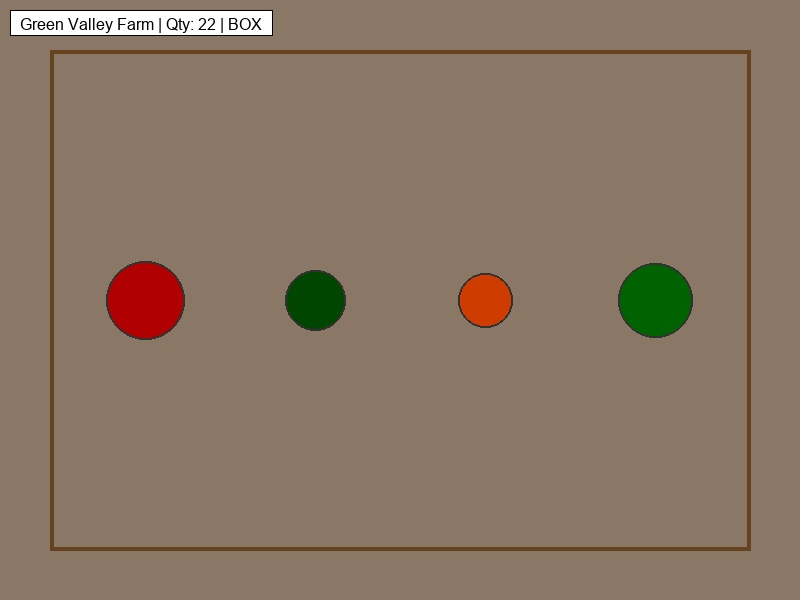
#> input picture data/yolo_dataset/images/test/img_0085.jpg, 800 x 600 px
$ python condition_assessment.py ../../data/yolo_dataset/images/test/img_0085.jpg ../../data/yolo_dataset/images/test/img_0086.jpg   (older library calls are emulated)
#> lines starting #> are read from the running program, lines starting #| are printed output that depends on the picture; after the words box and inside, x2 and y2 are one past the last pixel; in counts of white or black regions, pixels touching at a corner belong together
"""
Advanced Condition Assessment Module.

This module provides detailed condition assessment for logistics products:
- Damage detection (bruises, cuts, mold)
- Freshness estimation (color analysis)
- Condition scoring (0-100)
- Multi-product handling
"""

from enum import Enum
from typing import Any, Dict, List, Optional, Tuple

import cv2
import numpy as np


class DamageType(Enum):
    """Types of detectable damage."""

    BRUISED = "bruised"
    CUT = "cut"
    MOLD = "mold"
    WET = "wet"
    WITHERED = "withered"
    DISCOLORED = "discolored"


class ConditionAssessorAdvanced:
    """
    Advanced condition assessment using computer vision.

    Provides detailed analysis including:
    - Damage type detection
    - Freshness scoring
    - Color-based quality assessment
    """

    # Color ranges for freshness assessment (HSV)
    FRESHNESS_RANGES = {
        # Green vegetables (lettuce, cabbage, etc.)
        "green_vegetable": {
            "hue_low": 35,
            "hue_high": 85,
            "saturation_low": 50,
            "saturation_high": 255,
            "value_low": 50,
            "value_high": 255,
        },
        # Red produce (tomatoes, peppers)
        "red_produce": {
            "hue_low": 0,
            "hue_high": 15,
            "saturation_low": 100,
            "saturation_high": 255,
            "value_low": 50,
            "value_high": 255,
        },
        # Yellow/orange produce (citrus, corn)
        "yellow_produce": {
            "hue_low": 20,
            "hue_high": 35,
            "saturation_low": 100,
            "saturation_high": 255,
            "value_low": 100,
            "value_high": 255,
        },
    }

    # Damage detection thresholds
    DAMAGE_THRESHOLDS = {
        "dark_spot_value": 60,  # Values below this are considered dark spots
        "dark_spot_area_ratio": 0.05,  # Minimum area ratio for damage
        "color_deviation": 30,  # Hue deviation from expected
    }

    def __init__(self, config: Optional[Dict[str, Any]] = None):
        """
        Initialize the condition assessor.

        Args:
            config: Configuration dictionary
        """
        self.config = config or {}
        self.default_product_type = self.config.get("product_type", "generic")

    def assess(self, image: np.ndarray, product_type: str = None) -> Dict[str, Any]:
        """
        Perform full condition assessment.

        Args:
            image: Product ROI image (BGR)
            product_type: Type of product for specific analysis

        Returns:
            Comprehensive assessment result
        """
        # Convert to HSV for color analysis
        hsv = cv2.cvtColor(image, cv2.COLOR_BGR2HSV)

        # Run all assessments
        damage_analysis = self._analyze_damage(image, hsv)
        freshness_analysis = self._analyze_freshness(hsv, product_type or self.default_product_type)
        texture_analysis = self._analyze_texture(image)
        color_distribution = self._analyze_color_distribution(hsv)

        # Calculate overall score
        scores = {
            "damage_score": damage_analysis["score"],
            "freshness_score": freshness_analysis["score"],
            "texture_score": texture_analysis["score"],
        }

        # Weighted average (damage is most important)
        overall_score = int(scores["damage_score"] * 0.4 + scores["freshness_score"] * 0.35 + scores["texture_score"] * 0.25)

        # Map to condition category
        condition = self._score_to_condition(overall_score)

        return {
            "condition": condition,
            "score": overall_score,
            "scores_breakdown": scores,
            "damage": damage_analysis,
            "freshness": freshness_analysis,
            "texture": texture_analysis,
            "color_distribution": color_distribution,
            "recommendations": self._generate_recommendations(scores, damage_analysis),
        }

    def _analyze_damage(self, image: np.ndarray, hsv: np.ndarray) -> Dict[str, Any]:
        """Analyze image for damage indicators."""
        damage_details = []
        damage_score = 100

        # 1. Detect dark spots (mold, rot)
        dark_mask = cv2.inRange(hsv, (0, 0, 0), (180, 255, self.DAMAGE_THRESHOLDS["dark_spot_value"]))
        dark_ratio = np.sum(dark_mask > 0) / dark_mask.size

        if dark_ratio > self.DAMAGE_THRESHOLDS["dark_spot_area_ratio"]:
            damage_score -= int(dark_ratio * 50)
            damage_details.append(
                {
                    "type": DamageType.MOLD.value,
                    "severity": "high" if dark_ratio > 0.1 else "medium",
                    "area_ratio": float(dark_ratio),
                }
            )

        # 2. Detect unusual color regions (bruises)
        gray = cv2.cvtColor(image, cv2.COLOR_BGR2GRAY)
        blur = cv2.GaussianBlur(gray, (5, 5), 0)

        # Find regions with unusual brightness
        _, light_mask = cv2.threshold(blur, 240, 255, cv2.THRESH_BINARY)
        _, dark_mask2 = cv2.threshold(blur, 40, 255, cv2.THRESH_BINARY)

        light_ratio = np.sum(light_mask > 0) / light_mask.size
        dark_ratio2 = np.sum(dark_mask2 > 0) / dark_mask2.size

        if light_ratio > 0.15:
            damage_score -= 15
            damage_details.append(
                {
                    "type": DamageType.BRUISED.value,
                    "severity": "medium",
                    "indicator": "unusual_light_regions",
                }
            )

        if dark_ratio2 > 0.15:
            damage_score -= 15
            damage_details.append(
                {
                    "type": DamageType.DISCOLORED.value,
                    "severity": "medium",
                    "indicator": "unusual_dark_regions",
                }
            )

        # 3. Edge-based cut detection
        edges = cv2.Canny(gray, 50, 150)
        edge_density = np.sum(edges > 0) / edges.size

        # High edge density inside product may indicate cuts
        if edge_density > 0.3:
            damage_score -= 10
            damage_details.append(
                {
                    "type": DamageType.CUT.value,
                    "severity": "low",
                    "indicator": "high_edge_density",
                }
            )

        return {
            "score": max(damage_score, 0),
            "detected_damages": damage_details,
            "dark_region_ratio": float(dark_ratio),
        }

    def _analyze_freshness(self, hsv: np.ndarray, product_type: str) -> Dict[str, Any]:
        """Analyze freshness based on color properties."""
        # Get expected color range for product type
        range_key = (
            "green_vegetable"
            if "green" in product_type.lower()
            else (
                "red_produce"
                if "red" in product_type.lower()
                else "yellow_produce" if "yellow" in product_type.lower() else "green_vegetable"
            )
        )  # Default

        expected = self.FRESHNESS_RANGES.get(range_key, self.FRESHNESS_RANGES["green_vegetable"])

        # Create mask for expected color range
        lower = np.array([expected["hue_low"], expected["saturation_low"], expected["value_low"]], dtype=np.uint8)
        upper = np.array([expected["hue_high"], expected["saturation_high"], expected["value_high"]], dtype=np.uint8)

        mask = cv2.inRange(hsv, lower, upper)
        color_ratio = np.sum(mask > 0) / mask.size

        # Calculate saturation and value averages for colored regions
        colored_pixels = hsv[mask > 0]
        if len(colored_pixels) > 0:
            avg_saturation = np.mean(colored_pixels[:, 1])
            avg_value = np.mean(colored_pixels[:, 2])
        else:
            avg_saturation = 0
            avg_value = 0

        # Calculate freshness score
        freshness_score = 100

        # Color ratio indicates freshness (more vibrant = fresher)
        freshness_score -= int((1 - color_ratio) * 30)

        # Saturation affects freshness (too low = faded)
        if avg_saturation < 100:
            freshness_score -= int((100 - avg_saturation) / 100 * 20)

        # Value affects freshness (too dark = wilting, too light = overripe)
        if avg_value < 80:
            freshness_score -= 10
        elif avg_value > 230:
            freshness_score -= 5

        return {
            "score": max(freshness_score, 0),
            "color_ratio": float(color_ratio),
            "avg_saturation": float(avg_saturation),
            "avg_value": float(avg_value),
            "product_category": range_key,
        }

    def _analyze_texture(self, image: np.ndarray) -> Dict[str, Any]:
        """Analyze texture for wilting/withered detection."""
        gray = cv2.cvtColor(image, cv2.COLOR_BGR2GRAY)

        # Laplacian variance for texture analysis
        laplacian = cv2.Laplacian(gray, cv2.CV_64F)
        texture_variance = np.var(laplacian)

        # Normalize variance (higher = more texture = fresher for most produce)
        texture_score = min(texture_variance / 100, 100)

        # Detect smoothness (wilting = smoother surface)
        blur = cv2.GaussianBlur(gray, (15, 15), 0)
        diff = cv2.absdiff(gray, blur)
        smoothness = np.mean(diff)

        # High smoothness may indicate wilting
        if smoothness < 20:
            texture_score = min(texture_score, 60)

        return {
            "score": int(texture_score),
            "texture_variance": float(texture_variance),
            "smoothness": float(smoothness),
        }

    def _analyze_color_distribution(self, hsv: np.ndarray) -> Dict[str, Any]:
        """Analyze color distribution for quality assessment."""
        # Calculate hue histogram
        hist = cv2.calcHist([hsv], [0], None, [180], [0, 180])
        hist_norm = cv2.normalize(hist, hist).flatten()

        # Find dominant hue regions
        peaks = []
        for i in range(0, 180, 10):
            if hist_norm[i] > 0.1:
                peaks.append({"hue_range": f"{i}-{i + 10}", "relative_intensity": float(hist_norm[i])})

        # Calculate color uniformity
        color_uniformity = 1 - np.std(hist_norm)

        return {
            "dominant_hues": peaks[:5],  # Top 5 peaks
            "color_uniformity": float(color_uniformity),
            "histogram": hist_norm.tolist(),
        }

    def _score_to_condition(self, score: int) -> str:
        """Map numeric score to condition category."""
        if score >= 90:
            return "excellent"
        elif score >= 75:
            return "good"
        elif score >= 50:
            return "fair"
        elif score >= 25:
            return "poor"
        else:
            return "damaged"

    def _generate_recommendations(self, scores: Dict[str, float], damage_analysis: Dict[str, Any]) -> List[str]:
        """Generate actionable recommendations based on assessment."""
        recommendations = []

        if scores["damage_score"] < 70:
            recommendations.append("Inspect for visible damage before shipping")

        if scores["freshness_score"] < 70:
            recommendations.append("Consider expedited shipping due to freshness concerns")

        if scores["texture_score"] < 60:
            recommendations.append("Check for wilting; may need humidity adjustment")

        damage_types = [d["type"] for d in damage_analysis.get("detected_damages", [])]
        if DamageType.MOLD.value in damage_types:
            recommendations.append("HIGH PRIORITY: Potential mold detected - isolate affected items")

        return recommendations


class MultiProductAssessor:
    """
    Assess conditions for multiple products in a single image.

    Handles mixed crates with different product types.
    """

    # [99 lines left out: functions __init__, assess_products, aggregate_assessments, not called in this run]


# Convenience functions
def assess_condition(
    image: np.ndarray,
    product_type: str = None,
    config: Dict[str, Any] = None,
) -> Dict[str, Any]:
    """
    Quick function to assess product condition.

    Args:
        image: Product ROI image
        product_type: Type of product
        config: Optional configuration

    Returns:
        Condition assessment result
    """
    assessor = ConditionAssessorAdvanced(config)
    return assessor.assess(image, product_type)


if __name__ == "__main__":
    # Example usage
    import sys

    if len(sys.argv) < 2:
        print("Usage: python condition_assessment.py <image_path> [product_type]")
        sys.exit(1)

    image_path = sys.argv[1]
    product_type = sys.argv[2] if len(sys.argv) > 2 else None

    image = cv2.imread(image_path)
#> image is the input picture: shape (600, 800, 3); mean B, G, R 99.2, 117.2, 136.7
    if image is None:
        print(f"Error: Could not load image {image_path}")
        sys.exit(1)

    result = assess_condition(image, product_type)
#> in _analyze_damage, `dark_mask = cv2.inRange(hsv, (0, 0, 0), (180, 255, self.DAMAGE_THRESHO..`:
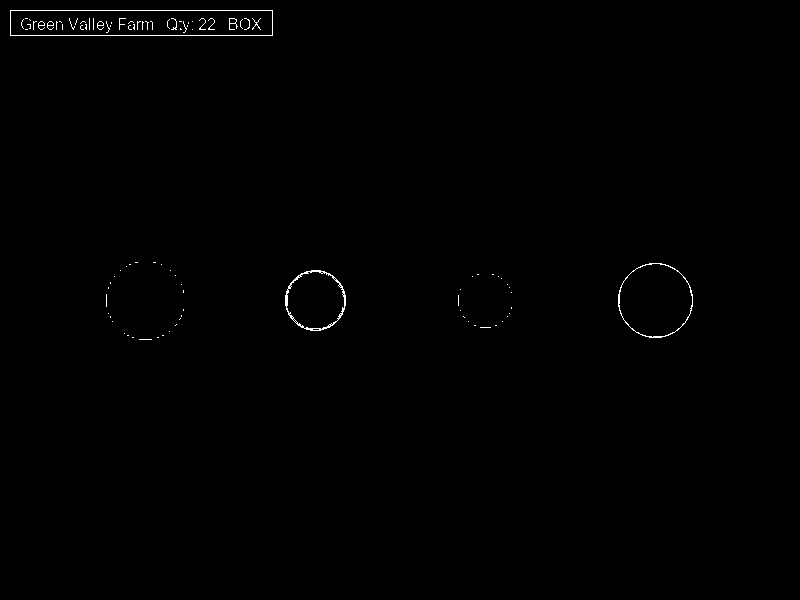
#> dark_mask: shape (600, 800); 0.39% white in thin lines or dots, all inside (x1, y1, x2, y2) = (10, 10, 693, 340)
#> in _analyze_damage, `dark_ratio = np.sum(dark_mask > 0) / dark_mask.size`: dark_ratio = 0.00389
#> in _analyze_damage, `gray = cv2.cvtColor(image, cv2.COLOR_BGR2GRAY)`:
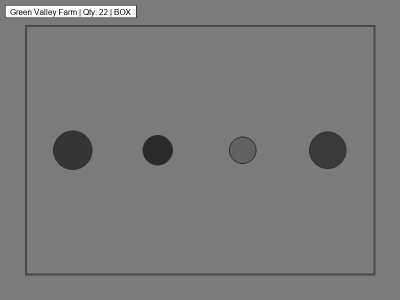
#> gray: shape (600, 800) (shown at 1/2 size); min 0, max 255, mean 121.2
#> in _analyze_damage, `_, light_mask = cv2.threshold(blur, 240, 255, cv2.THRESH_BINARY)`:
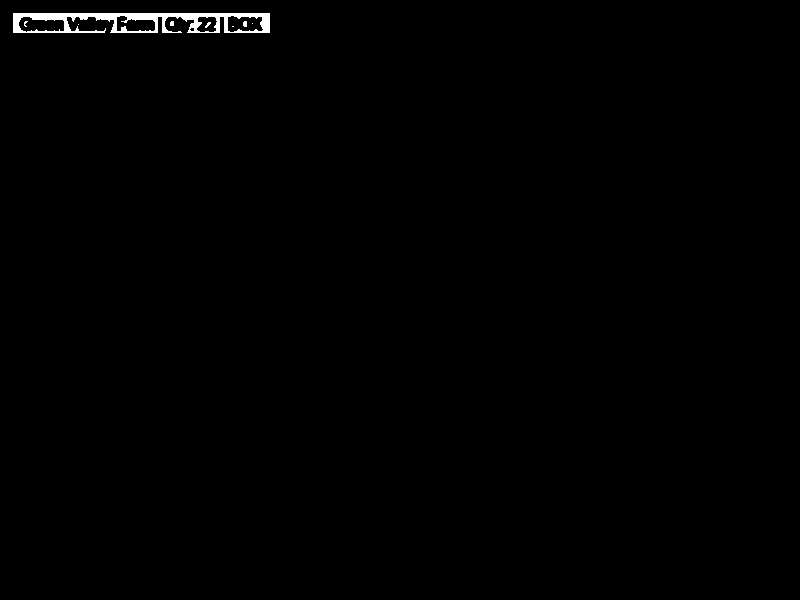
#> light_mask: shape (600, 800); 0.55% white; 8 white regions (6 under 20 px), largest, box (x1, y1, x2, y2) and area: (13, 13, 270, 33) 2551, (243, 21, 247, 27) 22
#> in _analyze_damage, `light_ratio = np.sum(light_mask > 0) / light_mask.size`: light_ratio = 0.00547
#> in _analyze_damage, `dark_ratio2 = np.sum(dark_mask2 > 0) / dark_mask2.size`: dark_ratio2 = 1
#> in _analyze_damage, `edges = cv2.Canny(gray, 50, 150)`:
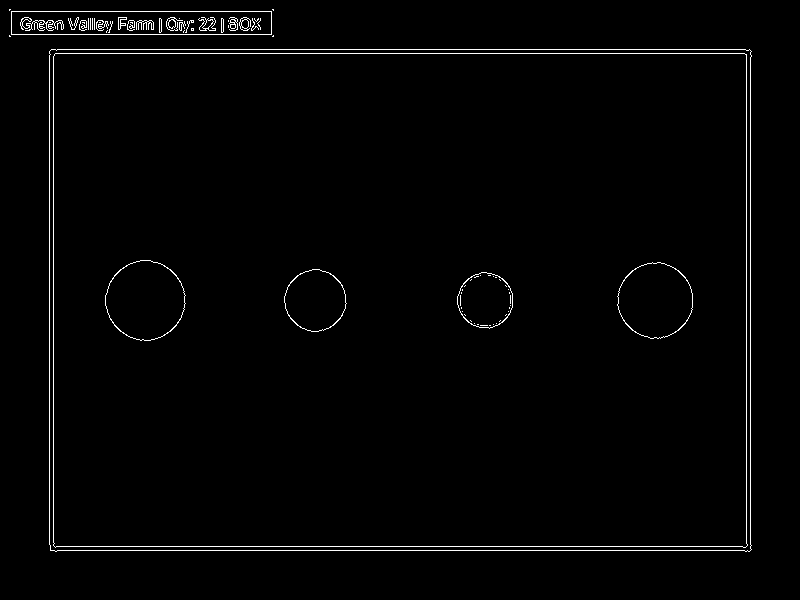
#> edges: shape (600, 800); 1.5% white in thin lines or dots, all inside (x1, y1, x2, y2) = (9, 9, 752, 552)
#> in _analyze_damage, `edge_density = np.sum(edges > 0) / edges.size`: edge_density = 0.0154
#> in assess, `damage_analysis = self._analyze_damage(image, hsv)`: damage_analysis = 3 items
#> in _analyze_freshness, `mask = cv2.inRange(hsv, lower, upper)`:
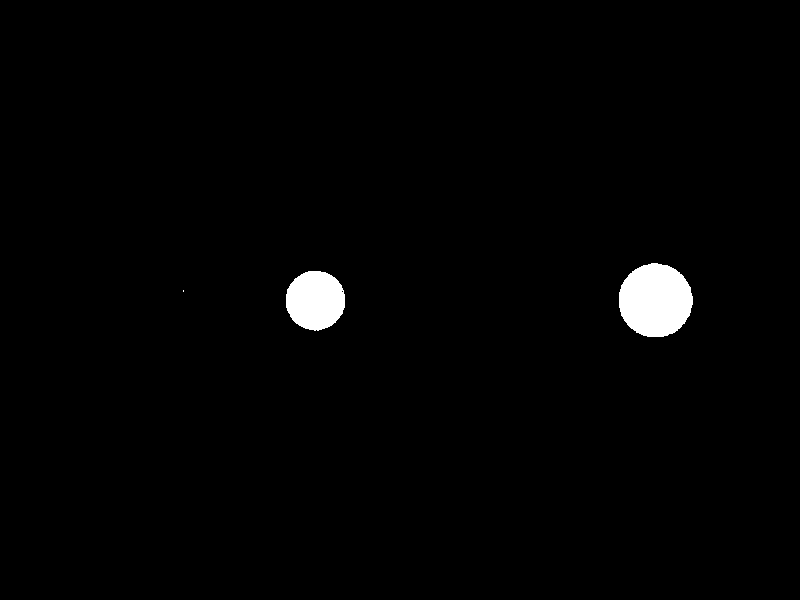
#> mask: shape (600, 800); 1.5% white; 3 white regions (1 under 20 px), largest, box (x1, y1, x2, y2) and area: (619, 263, 693, 337) 4297, (286, 271, 345, 331) 2789
#> in _analyze_freshness, `color_ratio = np.sum(mask > 0) / mask.size`: color_ratio = 0.0148
#> in _analyze_freshness, `avg_saturation = np.mean(colored_pixels[:, 1])`: avg_saturation = 238.6
#> in _analyze_freshness, `avg_value = np.mean(colored_pixels[:, 2])`: avg_value = 84.04
#> in _analyze_freshness, `freshness_score -= int((1 - color_ratio) * 30)`: freshness_score = 71
#> in assess, `freshness_analysis = self._analyze_freshness(hsv, product_type or self..`: freshness_analysis = {'score': 71, 'color_ratio': 0.0148, 'avg_saturation': 238.6, 'avg_value': 84.04, 'product_category': 'green_vegetable'}
#> in _analyze_texture, `laplacian = cv2.Laplacian(gray, cv2.CV_64F)`:
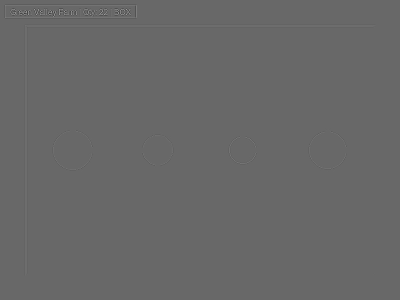
#> laplacian: shape (600, 800) float64 (shown at 1/2 size); min -602, max 869, mean 0; drawn with min black and max white
#> in _analyze_texture, `texture_variance = np.var(laplacian)`: texture_variance = 703.2
#> in _analyze_texture, `texture_score = min(texture_variance / 100, 100)`: texture_score = 7.03
#> in _analyze_texture, `diff = cv2.absdiff(gray, blur)`:
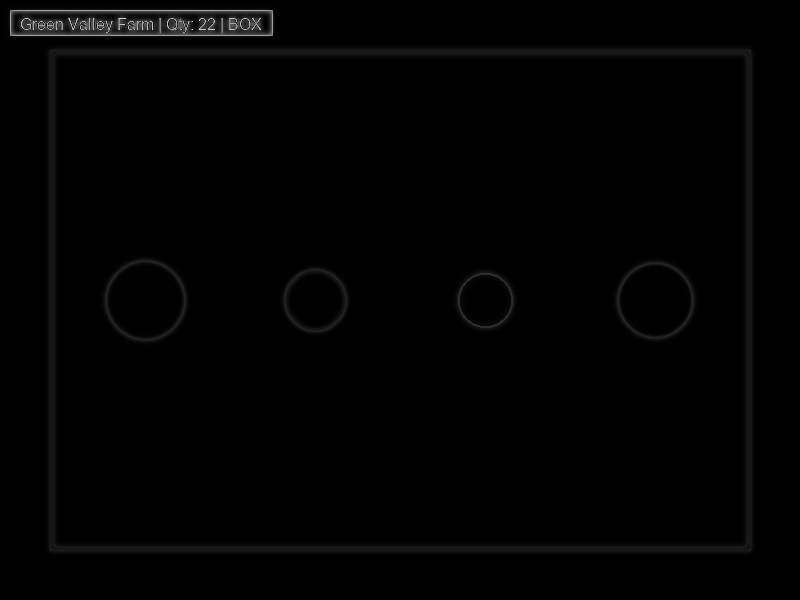
#> diff: shape (600, 800); min 0, max 237, mean 2.1
#> in _analyze_texture, `smoothness = np.mean(diff)`: smoothness = 2.14
#> in assess, `texture_analysis = self._analyze_texture(image)`: texture_analysis = {'score': 7, 'texture_variance': 703.2, 'smoothness': 2.14}
#> in _analyze_color_distribution, `hist = cv2.calcHist([hsv], [0], None, [180], [0, 180])`: hist = 180 values, max 427079 at index 14, min 0 at index 31, mean 2666.7
#> in _analyze_color_distribution, `hist_norm = cv2.normalize(hist, hist).flatten()`: hist_norm = 180 values, max 0.999 at index 14, min 0 at index 31, mean 0.00624
#> after the loop in _analyze_color_distribution, `for i in range(0, 180, 10):`: peaks = []
#> in _analyze_color_distribution, `color_uniformity = 1 - np.std(hist_norm)`: color_uniformity = 0.926
#> in assess, `color_distribution = self._analyze_color_distribution(hsv)`: color_distribution = 3 items
#> in assess, `scores = { "damage_score": damage_analysis["score"], "freshness_score"..`: scores = {'damage_score': 85, 'freshness_score': 71, 'texture_score': 7}
#> in assess, `overall_score = int(scores["damage_score"] * 0.4 + scores["freshness_s..`: overall_score = 60
#> in assess, `condition = self._score_to_condition(overall_score)`: condition = 'fair'
#> in _generate_recommendations, `damage_types = [d["type"] for d in damage_analysis.get("detected_damag..`: damage_types = ['discolored']
#> result = 8 items

    print(f"Condition: {result['condition']}")
#| Condition: fair
    print(f"Score: {result['score']}/100")
#| Score: 60/100
    print("Breakdown:")
    print(f"  Damage: {result['scores_breakdown']['damage_score']}")
#|   Damage: 85
    print(f"  Freshness: {result['scores_breakdown']['freshness_score']}")
#|   Freshness: 71
    print(f"  Texture: {result['scores_breakdown']['texture_score']}")
#|   Texture: 7

    if result["recommendations"]:
        print("Recommendations:")
        for rec in result["recommendations"]:
            print(f"  - {rec}")
#> this loop made 1 pass
#|   - Check for wilting; may need humidity adjustment
